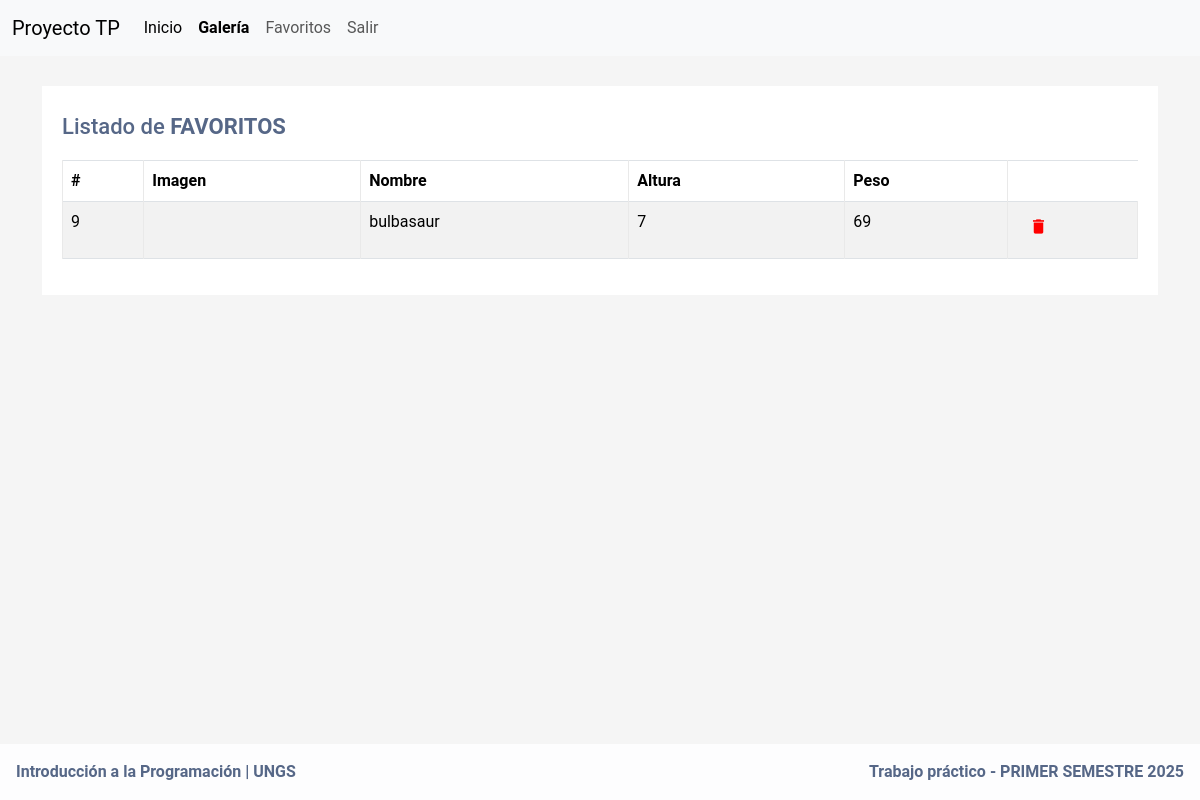
The page /favourites/ (signed in) on the database its author committed.
### app/models.py (models this page shows, shortened)
class Favourite(models.Model):
    id = models.IntegerField(primary_key=True, blank=True) #ID de pokeapi
    name = models.CharField(max_length=200)  # Nombre del personaje
    height = models.CharField(max_length=200)  # Altura
    weight = models.CharField(max_length=200)  # Peso
    base_experience = models.IntegerField(null=True, blank=True)  # Experiencia base
    types = models.JSONField(default=list)  # Lista de tipos (ej: ["grass", "poison"])
    image = models.URLField()  # URL de la imagen
    user = models.ForeignKey(settings.AUTH_USER_MODEL, on_delete=models.CASCADE)
    class Meta:
        unique_together = (('user', 'name'),)

### app/views.py (the view)
# urls.py: path('favourites/', views.getAllFavouritesByUser, name='favoritos'),
@login_required
def getAllFavouritesByUser(request):
    user = request.user
    favourite_list=Favourite.objects.filter(user=user)
    return render(request, "favourites.html", {"favourite_list": favourite_list})

### main/context_processors.py (called while the page is built)
def version(request):
    return {'VERSION': config.VERSION}

### app/templates/favourites.html (shortened to what this page needs)
{% extends 'header.html' %} {% block content %}
<div class="container-xl">
    <div class="table-responsive">
        <div class="table-wrapper">
            <div class="table-title">
                <div class="row">
                    <div class="col-sm-8">
                        <h2>Listado de <strong>FAVORITOS</strong></h2>
                    </div>
                </div>
            </div>
            <table class="table table-striped table-hover table-bordered">
                <thead>
                    <tr>
                        <th>#</th>
                        <th>Imagen</th>
                        <th>Nombre</th>
                        <th>Altura </th>
                        <th>Peso</th>
                    </tr>
                </thead>
                <tbody>
                    {% for favourite in favourite_list %}
                    <tr>
                        <td>{{ favourite.id }}</td>
                        <td><img src="{{ favourite.image }}" alt="" style="max-width: 200px; max-height: 200px;"></td>
                        <td>{{ favourite.name }}</td>
                        <td>{{ favourite.height }}</td>
                        <td>{{ favourite.weight }}</td>
                        <td>
                            <form method="post" action="{% url 'borrar-favorito' %}">
                                <button type="submit" class="btn" style="color:red"><i class="material-icons">&#xE872;</i></button>
                            </form>
                        </td>
                    </tr>
                    {% endfor %}
                </tbody>
            </table>
        </div>
    </div>
</div>
{% endblock %}

### static/styles.css (style rules this page uses)
body { color: #566787; background: #f5f5f5; font-family: 'Roboto', sans-serif; }
.table-responsive { margin: 30px 0; }
.table-wrapper { min-width: 1000px; background: #fff; padding: 20px; box-shadow: 0 1px 1px rgba(0, 0, 0, .05); }
.table-title { padding-bottom: 10px; margin: 0 0 10px; min-width: 100%; }
.table-title h2 { margin: 8px 0 0; font-size: 22px; }
table.table tr th, table.table tr td { border-color: #e9e9e9; }
table.table-striped tbody tr:nth-of-type(odd) { background-color: #fcfcfc; }
table.table td:last-child { width: 130px; }
table.table td i { font-size: 19px; }

### rows shown on the page
Favourite: id "9", name "bulbasaur", height "7", weight "69"

### other values the page prints
{{ VERSION }} "Trabajo práctico - PRIMER SEMESTRE 2025"
